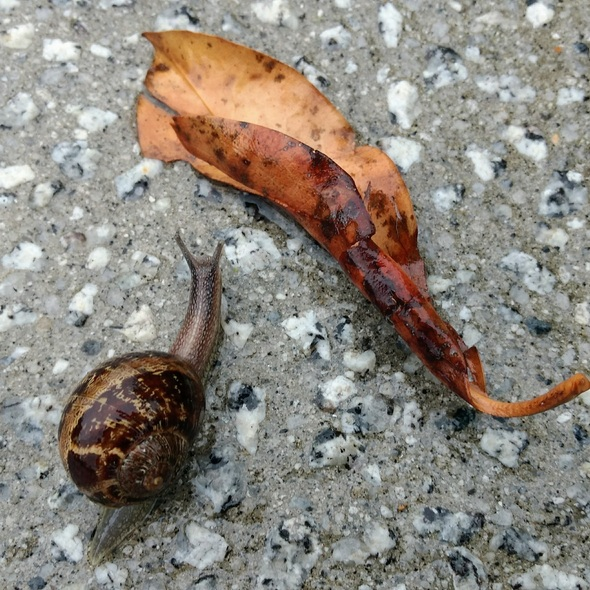
#> input picture ml/bool-index/snail.jpg, 590 x 590 px
$ python snail.py
#> lines starting #> are read from the running program, lines starting #| are printed output that depends on the picture
"""
Draw a green (color=[0, 0xFF, 0]) square on the snail image
- line width=5
- top left:     (217,  42)
- bottom right: (525, 275)
"""

import matplotlib.pyplot as plt

img = plt.imread('snail.jpg').copy()
#> img is the input picture: shape (590, 590, 3); mean R, G, B 140.4, 134.4, 125.8
plt.imshow(img)

tl_x, tl_y = 217, 42  # x = row, y = column
br_x, br_y = 525, 275
width = 5

color = [0, 0xFF, 0]  # green
img[tl_x:tl_x+width, tl_y:br_y] = color
img[br_x:br_x+width, tl_y:br_y] = color
img[tl_x:br_x, tl_y:tl_y+width] = color
img[tl_x:br_x, br_y:br_y+width] = color
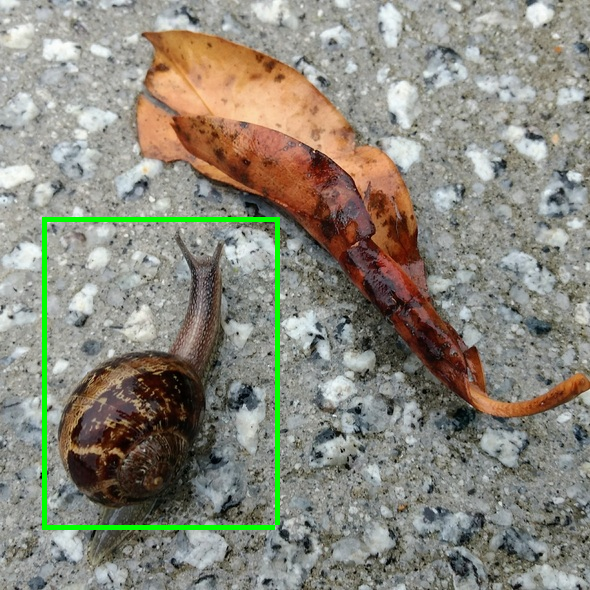
#> img: shape (590, 590, 3); mean R, G, B 138.2, 136.1, 123.6

plt.imshow(img)
plt.show()
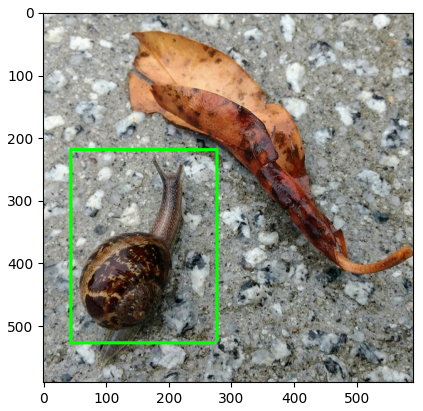
#> figure drawn by matplotlib, 1 panel

$ run again, with ml/bool-index/cat.png saved as ml/bool-index/snail.jpg
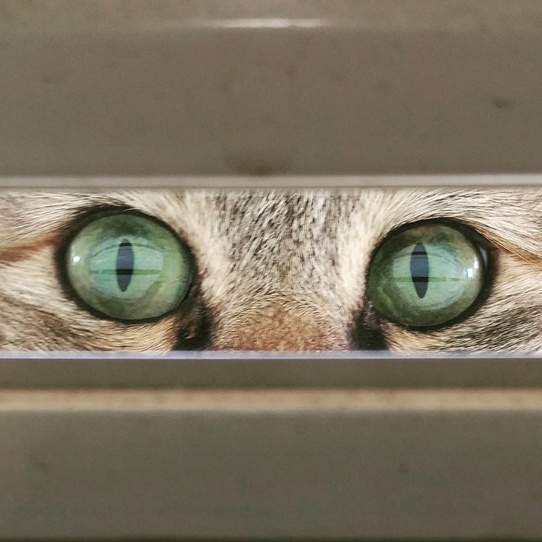
#> input picture ml/bool-index/cat.png, 542 x 542 px
#> img is the input picture: shape (542, 542, 3); mean R, G, B 124.9, 115.9, 97.8
#> `img[tl_x:br_x, br_y:br_y+width] = color`:
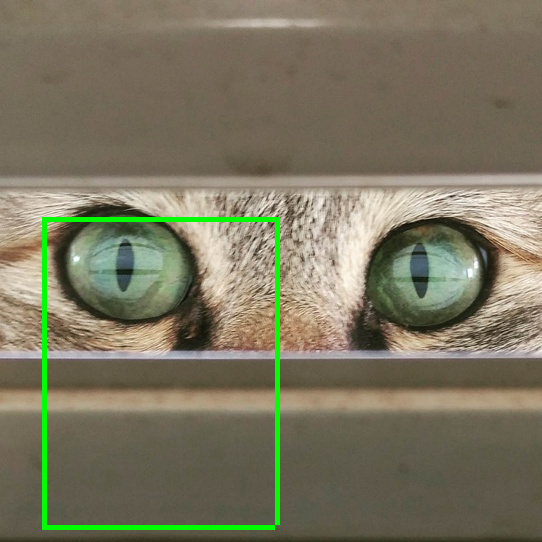
#> img: shape (542, 542, 3); mean R, G, B 122.6, 118.5, 96
#> `plt.show()`:
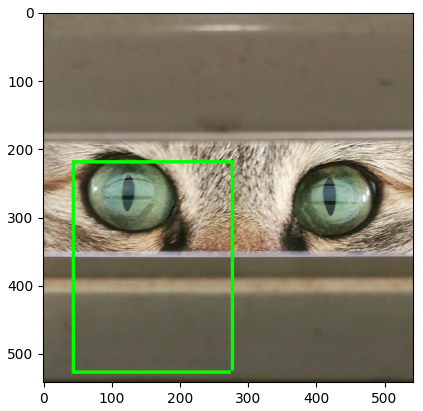
#> figure drawn by matplotlib, 1 panel
